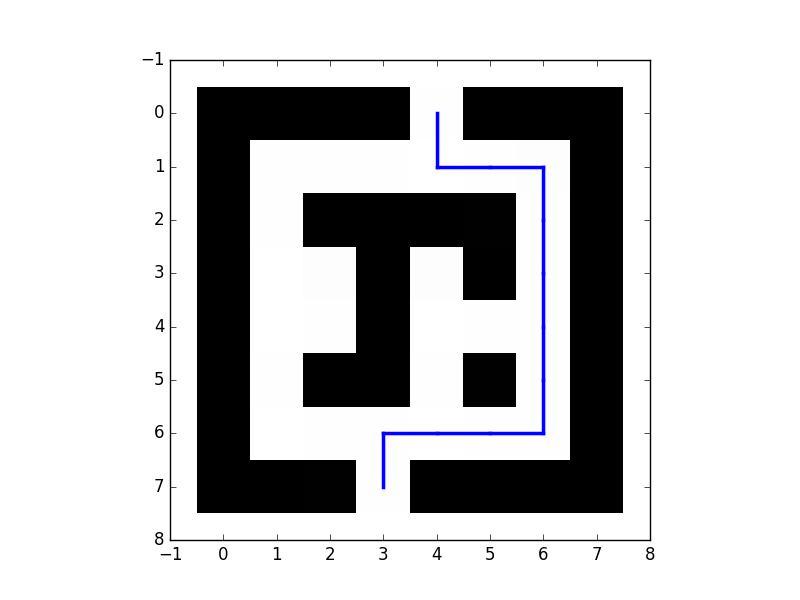

Source code (Python):
import sys
import numpy as np
from scipy.misc import imread
import matplotlib.pyplot as plt
from timeit import default_timer as timer

import graph, solver

def rgb2gray(I):
    return np.dot(I[:,:,0:3], [0.299, 0.587, 0.114])

def load_image(name):
    I = imread(name)
    if len(I.shape)>2:    # convert to grayscale
        I = rgb2gray(I)
    
    if np.max(I) > 1:
        I[np.where(I<128)] = 0    # threshold to get binary image
        I[np.where(I>=128)] = 1
    return I

if __name__ =='__main__':
    
    plt.close('all')
    
    if len(sys.argv) == 2:
        I = load_image(sys.argv[1])
    else:
        I = load_image('labyrinth1.png')
        # I = load_image('labyrinth2.jpg')
        # I = load_image('labyrinth3.jpg')
        # I = load_image('labyrinth4.png')
        # I = load_image('labyrinth5.png')
    
    #plt.figure(); plt.imshow(I,interpolation='none', cmap='gray')
    
    A,b,w = graph.build_graph(I)
    #plt.figure(400)

    # t0 = timer()
    # x_standardLP = solver.solve_standardLP(A.todense(), b, w)
    # graph.visualize_solution(I, x_standardLP)
    # print 'optimization took standard LP', timer()-t0

    t0 = timer()
    print 'start affine solver'
    x_affine, energy = solver.solve_affine_scaling(A, b, w)
    print 'optimization took', timer()-t0
    print "x_affine shape{}".format(x_affine.shape)
    solver.plot_energy(energy)
    plt.savefig('report/energy_plot3.png')
    graph.visualize_solution(I, x_affine, filename='report/shortest_path.png')
    
    plt.show()

